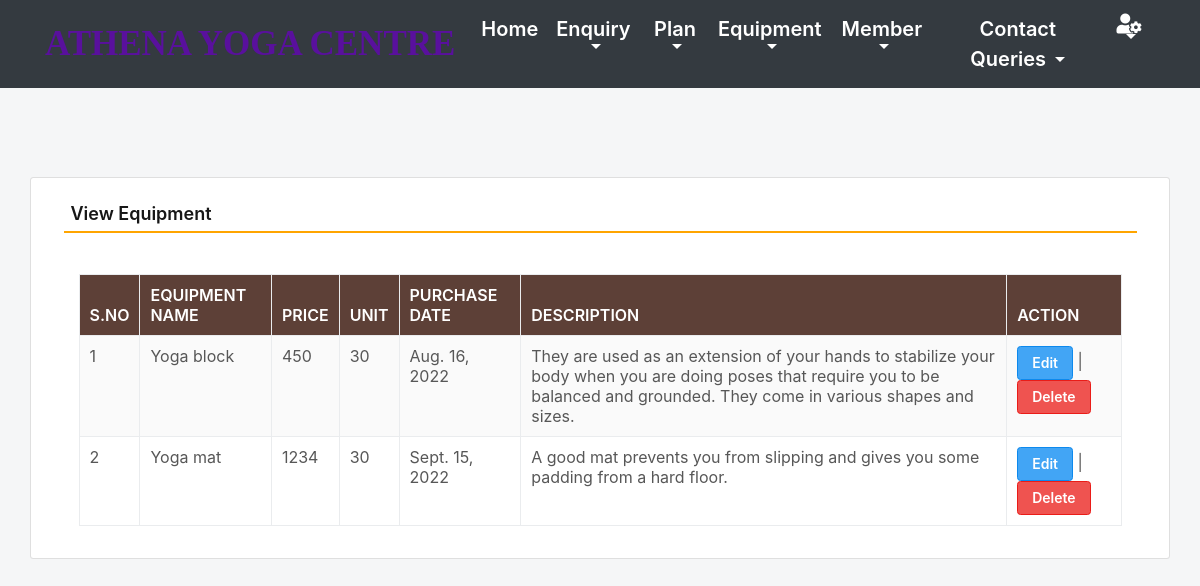
Screenshot of /viewEquipment (signed in) with the database file from the repository.
### yoga/models.py (models this page shows, shortened)
class Equipment(models.Model):
    name = models.CharField(max_length=150, null=True)
    price = models.CharField(max_length=100, null=True)
    unit = models.CharField(max_length=50, null=True)
    purchasedate = models.DateField(null=True)
    description = models.CharField(max_length=200, null=True)

### yoga/views.py (the view)
# urls.py: path('viewEquipment', viewEquipment, name='viewEquipment'),
def viewEquipment(request):
    if not request.user.is_authenticated:
        return redirect(admin_login)
    equipment = Equipment.objects.all()
    return render(request,'viewEquipment.html', locals())

### yoga/templates/viewEquipment.html (shortened to what this page needs)
{% include 'admin_nav.html' %}
{% load static %}
{% block main %}
 <html lang="en" class="no-focus">
 <link rel="stylesheet" id="css-main" href="{% static 'css1/codebase.min.css' %}">
 <br><br><br><br>
	<div class="container card shadow mt-5">
		<div class="card-body">
			<h5 class="p-2" style="border-bottom: 2px solid orange">View Equipment</h5>
             <br>
            <div class="container-fluid">
             <table id="example" class="table table-striped table-bordered" style="width:100%">
                  <thead class="text-white" style="background-color : #5d4037;">
				     <tr>
					   <th>S.No</th>
					   <th>Equipment Name</th>
					   <th>Price</th>
					   <th>Unit</th>
                       <th>Purchase Date</th>
					   <th>Description</th>
                       <th>Action</th>
				     </tr>
			      </thead>
			       <tbody>
                     {% for i in equipment %}
			          <tr>
                        <td>{{forloop.counter}}</td>
						<td>{{i.name}}</td>
						<td>{{i.price}}</td>
						<td>{{i.unit}}</td>
                        <td>{{i.purchasedate}}</td>
						<td>{{i.description}}</td>
						<td><a href="{% url 'edit_Equipment' i.id %}" class="btn btn-primary">Edit</a> |
                          <a href="{% url 'delete_Equipment' i.id %}" class="btn btn-danger" onclick="return confirm('Are you sure to delete this Equipment ?')">Delete</a></td>
                      </tr>
                      {% endfor %}
                   </tbody>
		        </table>
            </div>
        </div>
	</div>
        <link rel="stylesheet" href="https://use.fontawesome.com/releases/v5.6.3/css/all.css">
 </html>
{% endblock %}

### yoga/templates/admin_nav.html (shortened to what this page needs)
{% load static %}
  <link rel="stylesheet" href="https://maxcdn.bootstrapcdn.com/bootstrap/4.0.0/css/bootstrap.min.css">
<link rel="stylesheet" href="https://pro.fontawesome.com/releases/v5.10.0/css/all.css"/>
<link rel="stylesheet" href="{% static 'css/mystyle1.css' %}">
<nav class="navbar navbar-expand-sm navbar-light bg-dark">
  <div class="container">
  <a class="navbar-brand" href="{% url 'admin_home' %}">
      <span style="color : rgb(89, 16, 157)">ATHENA YOGA CENTRE</span></a>
   <div class="collapse navbar-collapse text-center" id="myMenu">
    <ul class="navbar-nav pl-5 custom-nav ml-auto">
      <li class="nav-item active">
        <a class="nav-link text-white" href="{% url 'admin_home' %}" >Home <span class="sr-only">(current)</span></a>
      </li>
      <li class="nav-item dropdown">
        <a class="nav-link dropdown-toggle text-white" href="#" id="navbarDropdown" role="button" data-toggle="dropdown" aria-haspopup="true" aria-expanded="false">
          Enquiry
        </a>
      </li>
      <li class="nav-item dropdown">
        <a class="nav-link dropdown-toggle text-white" href="#" id="navbarDropdown" role="button" data-toggle="dropdown" aria-haspopup="true" aria-expanded="false">
          Plan
        </a>
      </li>
      <li class="nav-item dropdown">
        <a class="nav-link dropdown-toggle text-white" href="#" id="navbarDropdown" role="button" data-toggle="dropdown" aria-haspopup="true" aria-expanded="false">
          Equipment
        </a>
      </li>
      <li class="nav-item dropdown">
        <a class="nav-link dropdown-toggle text-white" href="#" id="navbarDropdown" role="button" data-toggle="dropdown" aria-haspopup="true" aria-expanded="false">
          Member
        </a>
      </li>
      <li class="nav-item dropdown">
        <a class="nav-link dropdown-toggle text-white" href="#" id="navbarDropdown" role="button" data-toggle="dropdown" aria-haspopup="true" aria-expanded="false">
          Contact Queries
        </a>
      </li>
      <li class="nav-item dropdown">
        <a class="nav-link dropdown-toggle text-white" href="#" id="navbarDropdown" role="button" data-toggle="dropdown" aria-haspopup="true" aria-expanded="false">
          <i class="fas fa-user-cog"></i>
        </a>
      </li>
    </ul>
   </div>
 </div>
</nav>
<link rel="stylesheet"
	href="https://cdn.datatables.net/1.11.3/css/dataTables.bootstrap4.min.css">

### yoga/static/css/mystyle1.css (style rules this page uses)
.navbar-brand { font-family: 'Monotype Corsiva'; font-size: 35px; font-weight: bold; }
.nav-link { color: black !important; font-size: 20px; }

### rows the page displays
Equipment: name "Yoga block", price "450", unit "30", purchasedate "Aug. 16, 2022", description "They are used as an extension of your hands to stabilize your body when you are doing poses that require you to be balanced and grounded. They come in various shapes and sizes."
Equipment: name "Yoga mat", price "1234", unit "30", purchasedate "Sept. 15, 2022", description "A good mat prevents you from slipping and gives you some padding from a hard floor."
